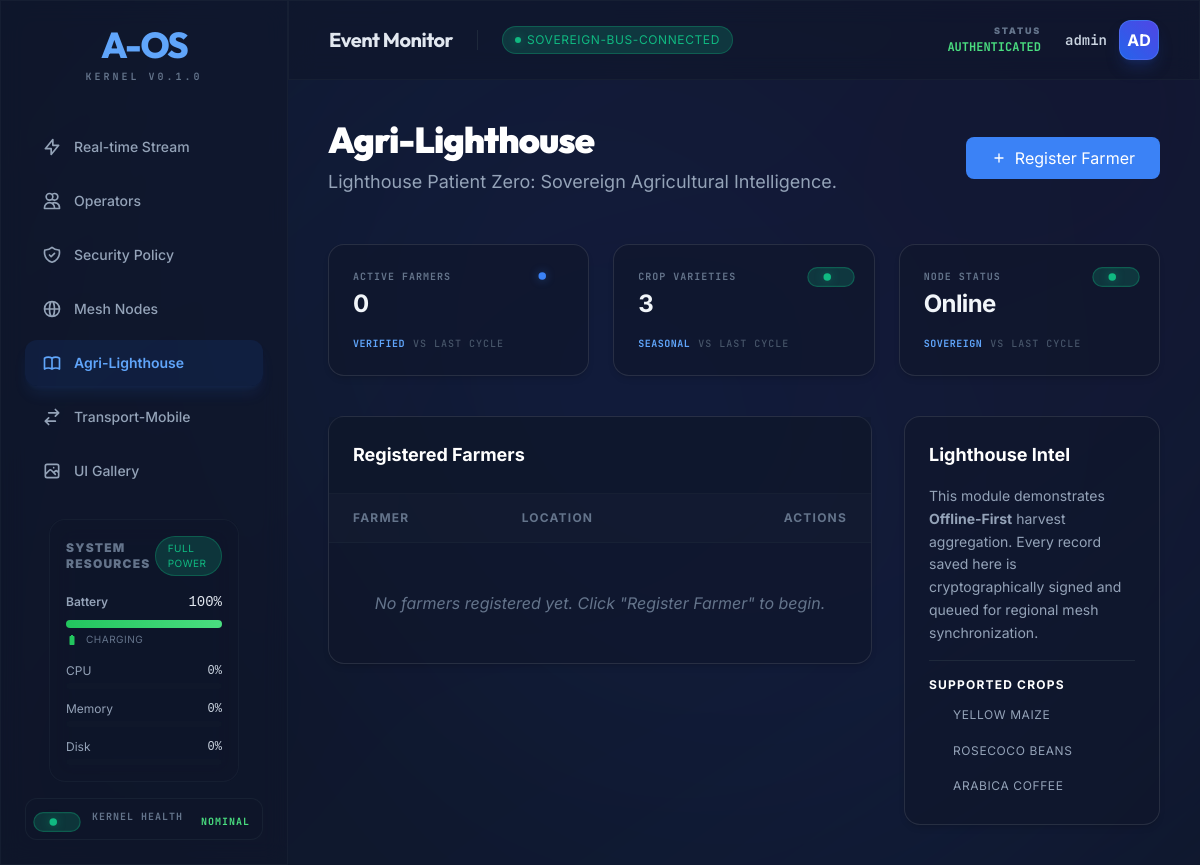
The app's page /agri/ (signed in) with its own data.
### tables this page shows
CREATE TABLE crops (
            id TEXT PRIMARY KEY,
            name TEXT NOT NULL,
            crop_type TEXT NOT NULL,
            growing_season TEXT NOT NULL
        );

### aos/api/routers/agri.py (the view)
@router.get("/", response_class=HTMLResponse)
async def agri_root(request: Request, current_user: dict = Depends(get_current_operator)):
    if not agri_state.module:
        return HTMLResponse("AgriModule not initialized", status_code=500)
    farmers = agri_state.module.list_all_farmers()
    crops = agri_state.module.list_crops()
    return templates.TemplateResponse(
        "agri.html",
        {
            "request": request,
            "user": current_user,
            "farmers": farmers,
            "crops": crops
        }
    )

### aos/api/templates/agri.html (shortened to what this page needs)
{% extends "dashboard.html" %}
{% block content %}
<div class="space-y-10 fade-in">
    <div class="flex flex-col md:flex-row md:items-center justify-between gap-6 mb-12">
        <div>
            <h1 class="aos-text-display text-4xl font-black text-white tracking-tight mb-2">Agri-Lighthouse</h1>
            <p class="text-slate-400 text-lg">Lighthouse Patient Zero: Sovereign Agricultural Intelligence.</p>
        </div>
        <div class="flex items-center gap-4">
            <button class="aos-btn aos-btn-primary aos-size-md" hx-get="/agri/farmer/new" hx-target="#modal-content"
                onclick="document.getElementById('agri-modal').classList.remove('hidden')">
                <svg class="w-4 h-4" fill="none" stroke="currentColor" viewBox="0 0 24 24">
                    <path stroke-linecap="round" stroke-linejoin="round" stroke-width="2" d="M12 6v6m0 0v6m0-6h6m0-0H6">
                    </path>
                </svg>
                <span>Register Farmer</span>
            </button>
        </div>
    </div>
    <div class="grid grid-cols-1 md:grid-cols-3 gap-6 mb-12">
        {{ data_card(label="Active Farmers", value=farmers|length, trend="Verified", status="info") }}
        {{ data_card(label="Crop Varieties", value=crops|length, trend="Seasonal", status="success") }}
        {{ data_card(label="Node Status", value="Online", trend="Sovereign", status="success") }}
    </div>
    <div class="grid grid-cols-1 lg:grid-cols-3 gap-8">
        <div class="lg:col-span-2">
            {% call card(padding="0") %}
            <div class="p-6 border-b border-slate-800/50 bg-slate-900/30">
                <h3 class="text-lg font-bold text-white">Registered Farmers</h3>
            </div>
            <div id="farmer-list-container">
                {% include "partials/farmer_list.html" %}
            </div>
            {% endcall %}
        </div>
        <div class="space-y-6">
            {% call card() %}
            <h3 class="text-lg font-bold text-white mb-4">Lighthouse Intel</h3>
            <div class="space-y-4 text-sm text-slate-400 leading-relaxed">
                <p>This module demonstrates <strong>Offline-First</strong> harvest aggregation. Every record saved here
                    is cryptographically signed and queued for regional mesh synchronization.</p>
                <div class="pt-4 border-t border-slate-800">
                    <h4 class="text-white font-bold mb-2 text-xs uppercase tracking-widest">Supported Crops</h4>
                    <div class="flex flex-wrap gap-2">
                        {% for crop in crops %}
                        {{ badge(text=crop.name, variant="outline") }}
                        {% endfor %}
                    </div>
                </div>
            </div>
            {% endcall %}
        </div>
    </div>
</div>
{% endblock %}

### aos/api/templates/components/atoms/Badge.html (shortened to what this page needs)
{% macro badge(
text,
variant="info",
dot=True,
pulse=False,
class=""
) %}
<span class="aos-badge aos-badge-{{ variant }} {{ class }}">
    {% if dot %}
    <span class="aos-badge-dot aos-bg-{{ variant }} {% if pulse %}animate-pulse-slow{% endif %}"></span>
    {% endif %}
    {{ text }}
</span>
{% endmacro %}

### aos/api/templates/partials/design_system.html (style rules this page uses)
body { margin: 0; scroll-behavior: smooth; -webkit-font-smoothing: antialiased; background: var(--aos-surface-base); color: var(--aos-neutral-50); font-family: var(--aos-font-sans); }

### aos/api/templates/dashboard.html (style rules this page uses)
.fade-in { animation: fadeIn 0.4s cubic-bezier(0.16, 1, 0.3, 1) forwards; }

### aos/api/templates/components/atoms/Badge.html (style rules this page uses)
.aos-badge-dot { width: 6px; height: 6px; border-radius: var(--aos-radius-full); margin-right: 6px; display: inline-block; }
.aos-bg-success { background: #10b981; box-shadow: 0 0 8px rgba(16, 185, 129, 0.4); }
.aos-bg-info { background: #3b82f6; box-shadow: 0 0 8px rgba(59, 130, 246, 0.4); }
.animate-pulse-slow { animation: pulse-slow 2s cubic-bezier(0.4, 0, 0.6, 1) infinite; }

### records on screen
crops: name "YELLOW MAIZE"
crops: name "ROSECOCO BEANS"
crops: name "ARABICA COFFEE"

### other values on screen
{{ text }} "Real-time Stream Operators Security Policy Mesh Nodes Agri-Lighthouse Transport-Mobile UI Gallery"
{{ name }} "KERNEL HEALTH"
{{ status_text }} "NOMINAL"
{{ text }} "SOVEREIGN-BUS-CONNECTED"
{{ user.username }} "admin"
{{ user.username[:2].upper() }} "AD"
{{ label }} "ACTIVE FARMERS CROP VARIETIES NODE STATUS"
{{ value }} "0 3 Online"
{{ trend }} "VERIFIED SEASONAL SOVEREIGN"
